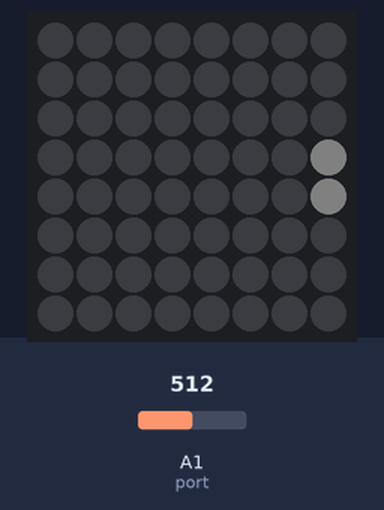
A sketch run on a simulated Arduino Uno, built with avr-gcc and run on an emulated ATmega328P. Parts: 8×8 RGB LED matrix (first LED top left, wired row by row). The test bench sets the inputs (shaded band); at power-on: A1 (port) = 512. Dim RGB values are drawn brighter than linear; random numbers use the default seed unless the sketch sets one.

Above: at 0.77 s.
At 5.6 s:
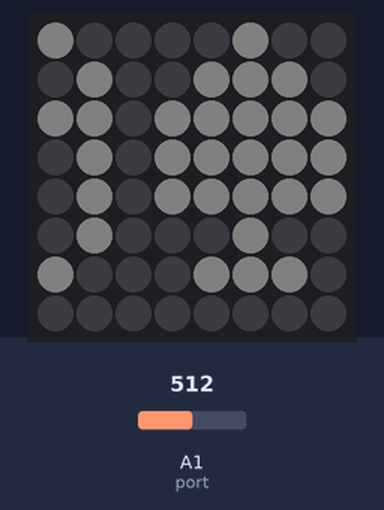
At 10.43 s:
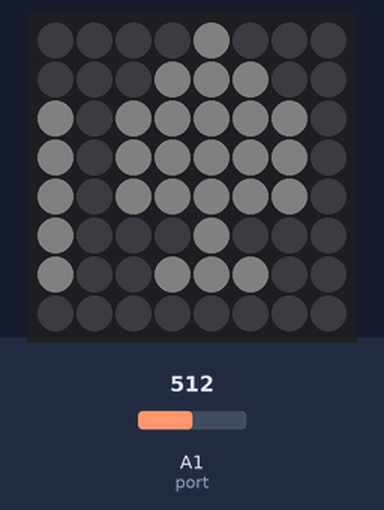
At 20.06 s:
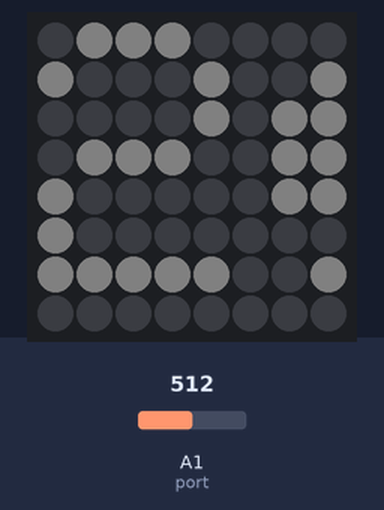
At 29.68 s:
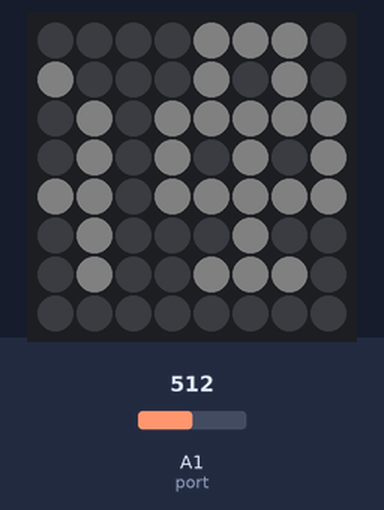
At 39.48 s:
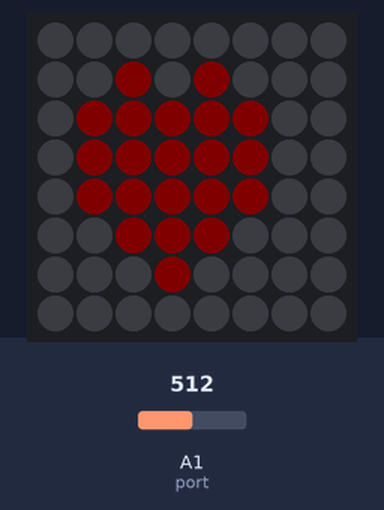

The sketch:

hackpack-carddeck.ino
```cpp
#include <Adafruit_NeoPixel.h>
#include <Adafruit_GFX.h>
#include <Adafruit_NeoMatrix.h>
#include "RGB.h"
#include "Cards.h"
#include "random.h"

#define PIN 1

Adafruit_NeoMatrix matrix = Adafruit_NeoMatrix(8, 8, PIN,
  NEO_MATRIX_TOP     + NEO_MATRIX_LEFT +
  NEO_MATRIX_ROWS + NEO_MATRIX_PROGRESSIVE,
  NEO_GRB            + NEO_KHZ800);

Card deck[52];
int deckIndex;

void setup() {
  matrix.begin();
  matrix.setBrightness(5);
  matrix.setTextColor( matrix.Color(white.r, white.g, white.b) );
  matrix.setTextWrap(false);

  randomSeed(seedOut(31));

  newDeck();
}

void newDeck() {
  int n = 0;
  for (int s=0; s < 4; s++) {
    for (int f=0; f < 13; f++) {
      Card card = { (Suit)s, CardFaces[f] };
      deck[n++] = card;
    }
  }
  shuffle();
  shuffle();
  deckIndex = 0;
}

void shuffle() {
  for (int ndx=0; ndx < 52; ndx++) {
    int pos = random(52);
    Card a = deck[pos];
    deck[pos] = deck[ndx];
    deck[ndx] = a;
  }
}

void loop() {
  if (deckIndex == 52) {
    newDeck();
  }
  drawCard(deck[deckIndex++]);
}

void drawCard(Card card) {
  Suit suit = card.suit;
  String face = card.face;
  String composite = face + SuitASCII[suit];
  RGB color = (suit == hearts || suit == diamonds) ? red : white;
  scrollText(composite, color);
}

void scrollText(String textToDisplay, RGB fgColor) {
  int x = matrix.width();
  int pixelsInText = textToDisplay.length() * 7;

  matrix.setCursor(x, 0);
  matrix.print(textToDisplay);
  matrix.show();

  while(x > (matrix.width() - pixelsInText)) {
    matrix.fillScreen(colorFromRGB(black));
    matrix.setTextColor(colorFromRGB(fgColor));
    matrix.setCursor(--x, 0);
    matrix.print(textToDisplay);
    matrix.show();
    delay(150);
  }
}

uint16_t colorFromRGB(RGB color) {
  return matrix.Color(color.r, color.g, color.b);
}
```

Cards.h
```cpp
enum Suit {
  hearts=0,
  diamonds=1,
  clubs=2,
  spades=3
};

String SuitASCII[4] = {"\03", "\04", "\05", "\06"};
String CardFaces[13] = {"A", "2", "3", "4", "5", "6", "7", "8", "9", "10", "J", "Q", "K"};

struct Card {
  Suit suit;
  String face;
};
```

RGB.h
```cpp
struct RGB {
  byte r;
  byte g;
  byte b;
};

// Define some colors we'll use frequently
RGB white = { 255, 255, 255 };
RGB red = { 255, 0, 0 };
RGB purple = { 241, 57, 106 };
RGB off = { 0, 0, 0 };
RGB teal = { 60, 89, 78 };
RGB yellow = { 34, 50, 69 };
RGB orange = { 156, 55, 39 };
RGB smiley = { 226, 219, 29 };
RGB black = { 0, 0, 0 };
RGB grey = { 128, 128, 128 };
```

random.h
```cpp
// http://www.utopiamechanicus.com/article/arduino-better-random-numbers/

//------------------------------------------------------------------------------
unsigned int bitOut(void)
{
  static unsigned long firstTime=1, prev=0;
  unsigned long bit1=0, bit0=0, x=0, port=1, limit=99;
  if (firstTime)
  {
    firstTime=0;
    prev=analogRead(port);
  }
  while (limit--)
  {
    x=analogRead(port);
    bit1=(prev!=x?1:0);
    prev=x;
    x=analogRead(port);
    bit0=(prev!=x?1:0);
    prev=x;
    if (bit1!=bit0)
      break;
  }
  return bit1;
}
//------------------------------------------------------------------------------
unsigned long seedOut(unsigned int noOfBits)
{
  // return value with 'noOfBits' random bits set
  unsigned long seed=0;
  for (int i=0;i<noOfBits;++i)
    seed = (seed<<1) | bitOut();
  return seed;
}
```
